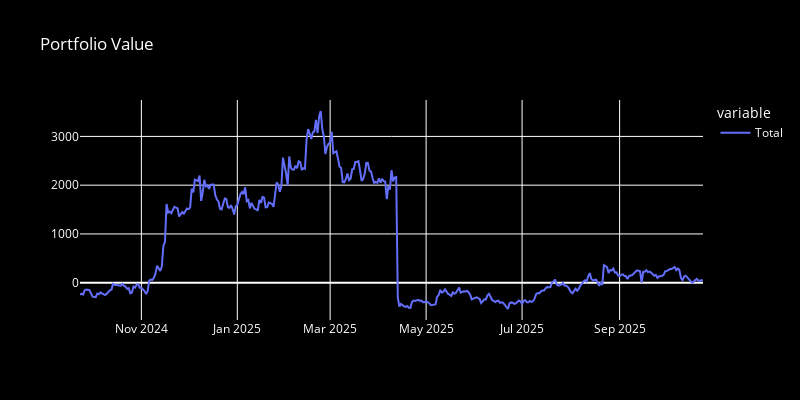

Notebook code cell kept with this figure:
### Code cell
fig=px.line(pnl_history['Total'],title='Portfolio Value')
fig.update_layout(plot_bgcolor="black", paper_bgcolor="black", font_color="white",width=800, height=400)
fig.update_layout(xaxis_title=None, yaxis_title=None)
fig.show()

### Figure 1 — Plotly figure (JSON) as saved in the notebook; plotly's stock layout.template omitted (floating-point values rounded to 4 significant figures; data arrays with more than 128 entries replaced by an {"elided": "..."} marker saying what was removed)
{"data": [{"hovertemplate": "variable=Total<br>index=%{x}<br>value=%{y}<extra></extra>", "legendgroup": "Total", "line": {"color": "#636efa", "dash": "solid"}, "marker": {"symbol": "circle"}, "mode": "lines", "name": "Total", "orientation": "v", "showlegend": true, "type": "scatter", "x": {"elided": "397 str values"}, "xaxis": "x", "y": {"elided": "397 float values"}, "yaxis": "y"}], "layout": {"font": {"color": "white"}, "height": 400, "legend": {"title": {"text": "variable"}, "tracegroupgap": 0}, "paper_bgcolor": "black", "plot_bgcolor": "black", "title": {"text": "Portfolio Value"}, "width": 800, "xaxis": {"anchor": "y", "domain": [0, 1], "title": {}}, "yaxis": {"anchor": "x", "domain": [0, 1], "title": {}}}}
